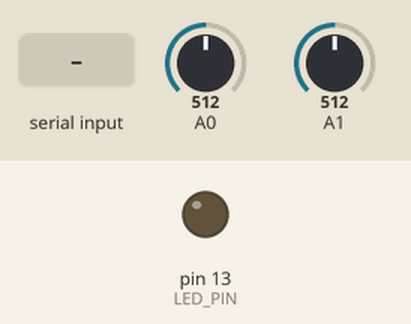
This sketch was run on a simulated Arduino Uno, built with avr-gcc and run on an emulated ATmega328P. Parts: output pins drawn as LEDs (lit = HIGH). Inputs (shaded band) come from the test bench; at power-on: A0 = 512, A1 = 512. What the sketch prints to the serial monitor is not drawn.

Above: at 1.2 s.
1.3 s: byte 255 (0xff) received over Serial
2.9 s: A0 set to 716
5.8 s: A1 set to 716
8.8 s: A0 set to 900
11.8 s: A1 set to 900
Timing chart, 0 to 14.8 s (numbered marks = the images above; inputs shaded):
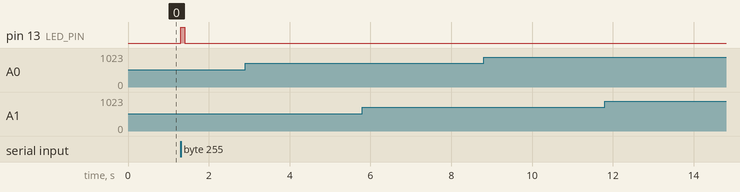

Measured:
- after the input at 1.3 s, pin 13 (LED_PIN): LOW → HIGH at once, → LOW 0.10 s later
- after the input at 2.9 s, every drawn part: stays the same
- after the input at 5.8 s, every drawn part: stays the same
- after the input at 8.8 s, every drawn part: stays the same
- after the input at 11.8 s, every drawn part: stays the same

The sketch:

K4_1_3.ino
```cpp
/*
* 学籍番号:6120011749
* 氏名:奥井翔麻
*/
int val0, val1;
unsigned long int timePrev, timeNow;
byte inByte; //Processingからの送信要求を受け取る変数

const int LED_PIN = 13; //LEDピンを定義
void setup()
{
  Serial.begin(9600); //シリアル通信を9600bpsで初期化
  timePrev = millis();//時間を初期化する
  pinMode(LED_PIN, OUTPUT); //LED_PINをアウトプットに指定
}

void loop()
{
  timeNow = millis();
  val0 = analogRead(0); // A0ピンの変換結果を取得(0-1023)
  val1 = analogRead(1); //A1ピンのAD変換結果を取得(0-1023)
  //Serial.println(val1);//値の確認用
  if (timeNow - timePrev >= 50)
  {                  // 50msごとに実行
    if(Serial.available()>0){//送信要求を受け取ったか確認
      inByte = Serial.read();//受信済みの信号を読み込む
      if(inByte ==0xff){//受け取った値が0xffなら（正規の送信要求なら）
        Serial.write('H');  //文字'h'をバイナリデータとして送信
        sendInt(val0);
        sendInt(val1);
        digitalWrite(LED_PIN, HIGH);//正常に通信が行われていることを示すLEDを点灯させる。
        timePrev = timeNow; // 1ステップ前の経過時間を更新
      }
    }
  }
  if(timeNow - timePrev>=100){ //100ms以上送信要求がなかったら、通信途絶と判断し、LEDを消灯させる
    digitalWrite(LED_PIN, LOW);
  }
  if(timeNow - timePrev >=1000){ //１秒以上送信要求がないなら、データを送信
        Serial.write('H');  //文字'h'をバイナリデータとして送信
        sendInt(val0);
        sendInt(val1);
        timePrev = timeNow; // 1ステップ前の経過時間を更新
  }
}
//Int型の数値をsereal.writeで送信する
void sendInt(int n)
{
  int high = n >> 8; //上位8ビットをhighに代入
  int low = n & 255; //下位8ビットをlowに代入(下位8ビットがすべて1の値とAnd演算することで、上位8ビットがすべて0になる)
  Serial.write(high);
  Serial.write(low);
}
```
